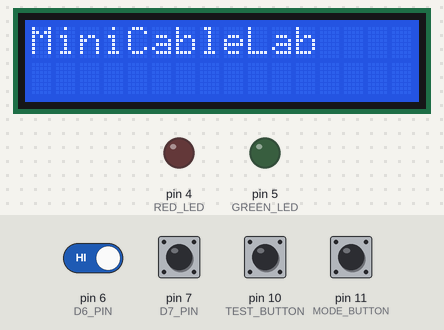
This sketch was run on a simulated Arduino Uno, built with avr-gcc and run on an emulated ATmega328P. Parts: 16×2 character LCD, output pins drawn as LEDs (lit = HIGH). Inputs (shaded band) come from the test bench; at power-on: pin 6 (D6_PIN), pin 7 (D7_PIN), pin 10 (TEST_BUTTON), pin 11 (MODE_BUTTON) HIGH. What the sketch prints to the serial monitor is not drawn.

Above: at 1.2 s.
1.3 s: pin 10 (TEST_BUTTON) pulled LOW for 0.15 s
At 2.4 s:
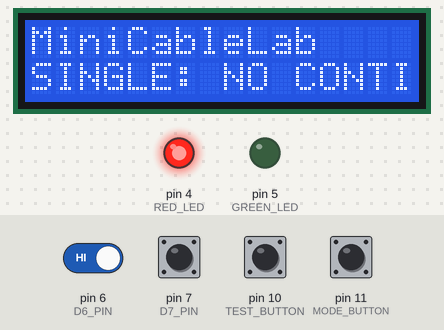
2.9 s: pin 11 (MODE_BUTTON) pulled LOW for 0.15 s
At 3.6 s:
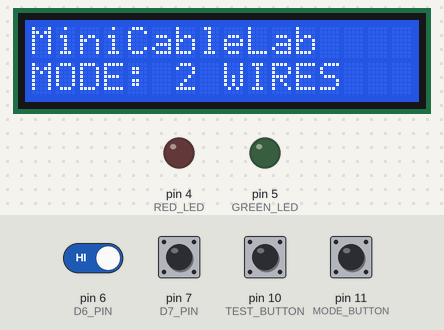
4.5 s: pin 10 (TEST_BUTTON) pulled LOW for 1 s
At 4.9 s:
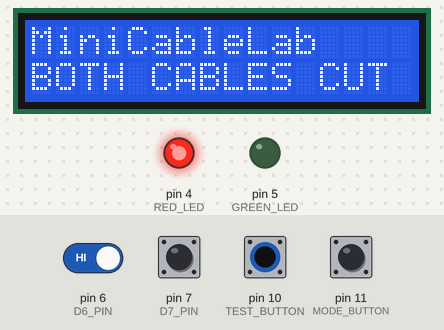
7.0 s: pin 11 (MODE_BUTTON) pulled LOW for 1 s
At 7.9 s:
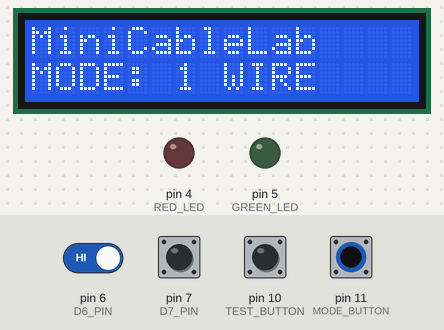
9.5 s: pin 6 (D6_PIN) driven LOW and pin 10 (TEST_BUTTON) driven LOW
At 9.9 s:
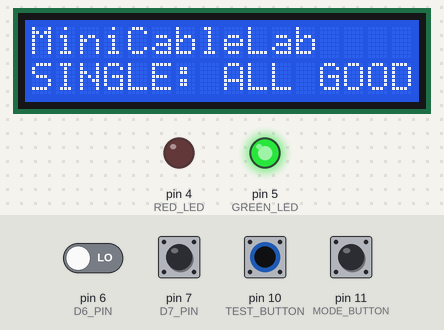
11.0 s: pin 10 (TEST_BUTTON) driven HIGH and pin 11 (MODE_BUTTON) driven LOW
At 12.3 s:
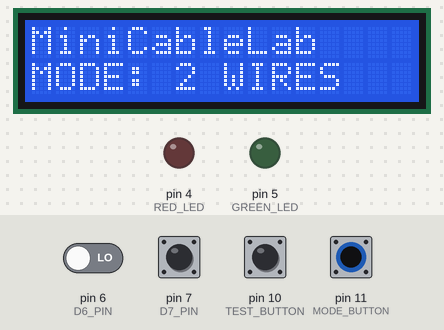
Timing chart, 0 to 13.5 s (numbered marks = the images above; inputs shaded):
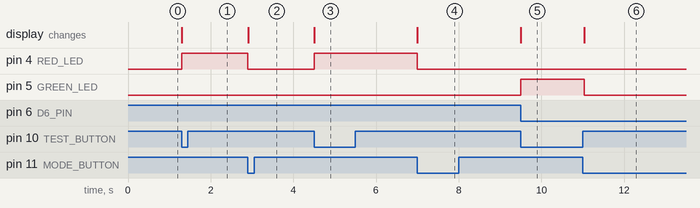

Measured:
- after the input at 1.3 s, pin 4 (RED_LED): LOW → HIGH at once; the display: changes at once (image 1)
- after the input at 2.9 s, pin 4 (RED_LED): HIGH → LOW at once; the display: changes at once (image 2)
- after the input at 4.5 s, pin 4 (RED_LED): LOW → HIGH at once; the display: changes at once (image 3)
- after the input at 7.0 s, pin 4 (RED_LED): HIGH → LOW at once; the display: changes at once (image 4)
- after the input at 9.5 s, pin 5 (GREEN_LED): LOW → HIGH at once; the display: changes at once (image 5)
- after the input at 11.0 s, pin 5 (GREEN_LED): HIGH → LOW at once; the display: changes at once (image 6)

The sketch:

MinicableLab.ino
```cpp
/* MiniCableLab -> One or Two conductor Cable tester
  D2 -> D6 : First conductor
  D3 -> D7 : Second conductor

  The tester can check for:
    - Correct connections
    - Swapped connections
    - Missing continuity (open circuits)
    - Possible short circuits
    - Other unexpected wiring configurations
*/

#include <LiquidCrystal.h>

// Define the LCD control and data pins.
// LCD RS -> Arduino D8
// LCD E  -> Arduino D9
// LCD D4 -> Arduino A0
// LCD D5 -> Arduino A1
// LCD D6 -> Arduino A2
// LCD D7 -> Arduino A3
LiquidCrystal lcd(8, 9, A0, A1, A2, A3);

// Define the Arduino pins used to read the test result
const int D6_PIN = 6;
const int D2_PIN = 2;

// Define the Arduino pins used to generate test signals
const int D3_PIN = 3;
const int D7_PIN = 7;

// Define the pins connected to the status LEDs
const int GREEN_LED = 5;
const int RED_LED = 4;

// To start the testing process
const int TEST_BUTTON = 10;

// To change for 1 wire check to 2
const int MODE_BUTTON = 11;
bool modeOneWire = true;

void setup() {
  // Start serial communication at 9600 bits per second -> For diagnostic messages in the Serial Monitor
  Serial.begin(9600);

// Set the output level of D2 & D3 to LOW (0V)
  digitalWrite(D2_PIN, LOW);
  digitalWrite(D3_PIN, LOW);

// Configure D2 & D3 as INPUT initially, to keep them inactive until their test begin
  pinMode(D2_PIN, INPUT);
  pinMode(D3_PIN, INPUT);

// Configure D6 & D7 as INPUT_PULLUP -> (INPUT with an internal pull-up resistor to keep D6 & D7 HIGH when no LOW signal reaches them)
  pinMode(D6_PIN, INPUT_PULLUP);
  pinMode(D7_PIN, INPUT_PULLUP);

// Configurate the LEDs
  pinMode(GREEN_LED, OUTPUT);
  pinMode(RED_LED, OUTPUT);
  digitalWrite(RED_LED, LOW);
  digitalWrite(GREEN_LED, LOW);

// Configurate the buttons to INPUT_PULLUP
  pinMode(TEST_BUTTON, INPUT_PULLUP);
  pinMode(MODE_BUTTON, INPUT_PULLUP);

// Initialize the LCD with 16 columns and 2 rows.
  lcd.begin(16, 2);

 // Display the project name on the first row.
  lcd.setCursor(0, 0);
  lcd.print("MiniCableLab");

}

void mode1Wire()
{
  const char* lcdMsg = "OTHER FAULT";
  // Activate D2 (OUTPUT)
  pinMode(D2_PIN, OUTPUT);
  // Wait 1 milisecond for the electrical signals to settle
  delay(1);
  // Read D6 & D7 when D2 is active (OUTPUT)
  int state_d2_d6 = digitalRead(D6_PIN);
  // Desactivate D2 (INPUT) to prevent it from interfering with the next test
  pinMode(D2_PIN, INPUT);

  bool allGoodOneWire =
  (state_d2_d6 == LOW);

  // Clear the second LCD row before writing.
  lcd.setCursor(0, 1);
  lcd.print("                ");
  lcd.setCursor(0, 1);

  if (allGoodOneWire == true)
  {
    lcdMsg = "SINGLE: ALL GOOD ! ";
    Serial.println("Single: All good");
    digitalWrite(GREEN_LED, HIGH);
    digitalWrite(RED_LED, LOW);
  }
  else
  {
    lcdMsg = "SINGLE: NO CONTINUITY";
    Serial.println("Single: No continuity");
    digitalWrite(RED_LED, HIGH);
    digitalWrite(GREEN_LED, LOW);
  }
  // Print the msg on the screen on the second line
  lcd.setCursor(0, 1);
  lcd.print(lcdMsg);

  Serial.println("---------------------------------");
}

void mode2Wire()
{
  // TEST 1 : Activate D2 and read D6 & D7

  // Activate D2 (OUTPUT)
  pinMode(D2_PIN, OUTPUT);
  // Wait 1 milisecond for the electrical signals to settle
  delay(1);
  // Read D6 & D7 when D2 is active (OUTPUT)
  int state_d2_d6 = digitalRead(D6_PIN);
  int state_d2_d7 = digitalRead(D7_PIN);
  // Desactivate D2 (INPUT) to prevent it from interfering with the next test
  pinMode(D2_PIN, INPUT);

// TEST 2 : Activate D3 and read D6 & D7
  pinMode(D3_PIN, OUTPUT);
  delay(1);
  int state_d3_d6 = digitalRead(D6_PIN);
  int state_d3_d7 = digitalRead(D7_PIN);
  pinMode(D3_PIN, INPUT);

// Diagnosis possible:

  // Clear the second LCD row before writing.
  lcd.setCursor(0, 1);
  lcd.print("                ");
  lcd.setCursor(0, 1);
  //
  bool allGood =
    (state_d2_d6 == LOW && state_d2_d7 == HIGH
    && state_d3_d6 == HIGH && state_d3_d7 == LOW);

  // Open circuit -> interrupted electrical path, possible cause:
    // - A broken wire inside the cable
    // - Disconnected connector
  bool thread_D2_D6Cut =
    (state_d2_d6 == HIGH && state_d2_d7 == HIGH
    && state_d3_d7 == LOW && state_d3_d6 == HIGH);
  bool thread_D3_D7Cut =
    (state_d3_d7 == HIGH && state_d3_d6 == HIGH
    && state_d2_d6 == LOW && state_d2_d7 == HIGH);
  bool bothCut =
    (state_d2_d6 == HIGH && state_d2_d7 == HIGH
    && state_d3_d7 == HIGH && state_d3_d6 == HIGH);

  // Inverted connections -> when the connections are swapped, possible cause:
    // - Incorrect connector wiring
    // - Incorrect pin placement
    // - Assembly mistakes
  bool invertedCable =
    (state_d2_d6 == HIGH && state_d2_d7 == LOW
    && state_d3_d6 == LOW && state_d3_d7 == HIGH);

  // Short circuit -> when two points become electrically connected when they should be isolated, possible cause:
    // - Damage insulation
    // - Two exposed wires touching each other
    // - Solder bridging two connector contacts
    // - Incorrect wiring during assembly
    // Only a possibility !
  bool shortCircuit =
    (state_d2_d6 == LOW && state_d2_d7 == LOW
    || state_d3_d6 == LOW && state_d3_d7 == LOW);

  const char* lcdMsg = "OTHER FAULT";
// Display the diagnosis:
  // - GREEN LED ON -> Everthing works as expected
  // - RED LED ON -> An error occurs and a message is display on the screen
  if (allGood == true)
  {
    lcdMsg = "ALL GOOD ! ";
    Serial.println("ALL GOOD");
    digitalWrite(GREEN_LED, HIGH);
    digitalWrite(RED_LED, LOW);
  }
  else if (invertedCable == true)
  {
    lcdMsg = "INVERTED CABLE";
    Serial.println("Inverted Cable");
    digitalWrite(RED_LED, HIGH);
    digitalWrite(GREEN_LED, LOW);
  }
  else if (bothCut == true)
  {
    lcdMsg = "BOTH CABLES CUT";
    Serial.println("Both cables cut");
    digitalWrite(RED_LED, HIGH);
    digitalWrite(GREEN_LED, LOW);
  }
  else if (thread_D2_D6Cut == true)
  {
    lcdMsg = "D2-D6 CUT";
    Serial.println("Cut cable between d2 et d6");
    digitalWrite(RED_LED, HIGH);
    digitalWrite(GREEN_LED, LOW);
  }
  else if (thread_D3_D7Cut == true)
  {
    lcdMsg = "D3-D7 CUT";
    Serial.println("Cut cable between d3 et d7");
    digitalWrite(RED_LED, HIGH);
    digitalWrite(GREEN_LED, LOW);
  }
  else if (shortCircuit == true)
  {
    lcdMsg = "SHORT CIRCUIT";
    Serial.println("Short circuit possible");
    digitalWrite(RED_LED, HIGH);
    digitalWrite(GREEN_LED, LOW);
  }
  else
  {
    lcdMsg = "OTHER FAULT";
    Serial.println("Other fault detected");
    digitalWrite(RED_LED, HIGH);
    digitalWrite(GREEN_LED, LOW);
  }
// Print the msg on the screen on the second line
  lcd.setCursor(0, 1);
  lcd.print(lcdMsg);

  Serial.println("---------------------------------");

}

void loop() {

  int modeButtonState = digitalRead(MODE_BUTTON);
  if (modeButtonState == LOW)
  {
    // Switch between the two mode
    modeOneWire = !modeOneWire;

    // Turn off the previous diagnostic LEDs
    digitalWrite(RED_LED, LOW);
    digitalWrite(GREEN_LED, LOW);

    // Clear the second LCD row before writing.
    lcd.setCursor(0, 1);
    lcd.print("                ");
    lcd.setCursor(0, 1);
    if (modeOneWire == true)
      lcd.print("MODE: 1 WIRE");
    else
      lcd.print("MODE: 2 WIRES");
    // Wait until the button is release
    while (digitalRead(MODE_BUTTON) == LOW)
      delay(10);
    // Wait 500 miliseconds to avoid contact bouncing
    delay(30);
  }
  int testButtonState = digitalRead(TEST_BUTTON);
  if (testButtonState == LOW)
  {
    if (modeOneWire == true)
      mode1Wire();
    else
      mode2Wire();
     // Wait until the button is release
    while (digitalRead(TEST_BUTTON) == LOW)
      delay(10);
    // Wait 500 miliseconds to avoid contact bouncing
    delay(30);
  }
}
```
